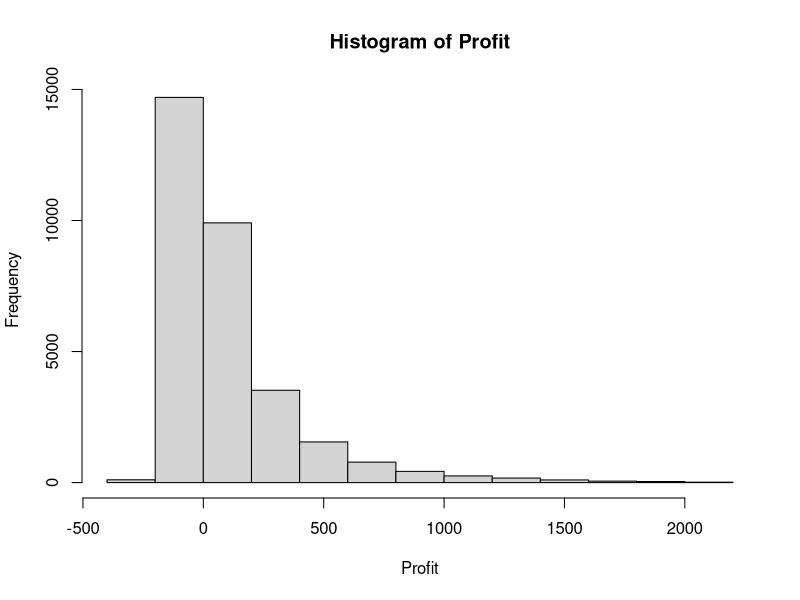
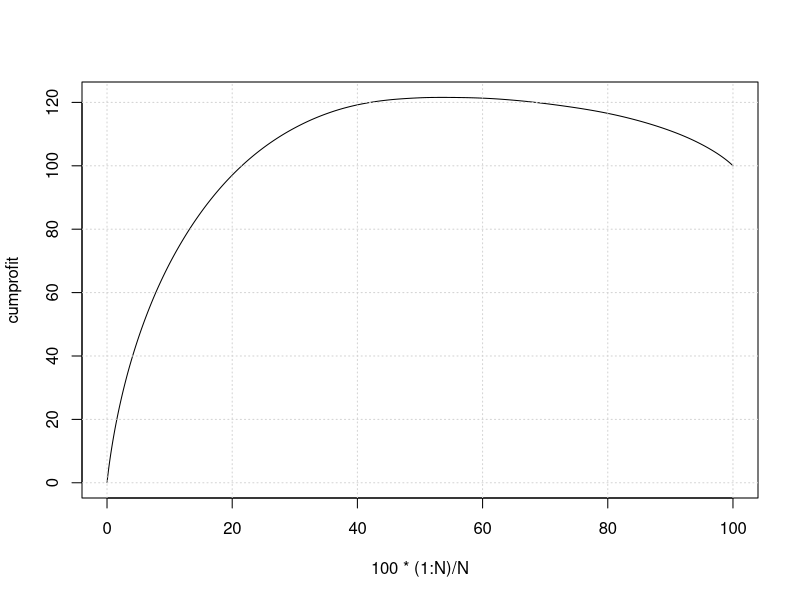

The R source for these figures, in order:
## ---- chunk 1
knitr::opts_chunk$set(echo = TRUE)
## ---- chunk 2
rm(list =ls())
Pilgrim = read.csv(file = "PilgrimABC.csv", header=T)
attach(Pilgrim)
## ---- chunk 3
dim(Pilgrim)
names(Pilgrim[, 1:9])
## ---- chunk 4
Profit=Pilgrim$X9Profit
Online=Pilgrim$X9Online
Age=Pilgrim$X9Age
Income=Pilgrim$X9Inc
Tenure=Pilgrim$X9Tenure
District=Pilgrim$X9District
## ---- chunk 5
head(Pilgrim)
## ---- chunk 6
hist(Profit)
## ---- chunk 7
N=length(Profit)
Nprofitable = sum(Profit>0)
cat('profitable = ', Nprofitable, ' out of ', N, '\n')
## ---- chunk 8
cumprofit=cumsum(sort(Profit,decreasing=TRUE))*100/sum(Profit)
plot(100*(1:N)/N,cumprofit,type='l')
grid()
## ---- chunk 9
cat('average profit ', mean(Profit), '\n')
ProfitOnline = Profit[Online==1]
cat('average profit ON', mean(ProfitOnline), '\n')
ProfitOffline = Profit[Online==0]
cat('average profit OFF', mean(ProfitOffline), '\n')
## ---- chunk 10
cat('Conf int profit ', t.test(Profit)$conf.int, '\n')
cat('p-value difference ',t.test(ProfitOnline,ProfitOffline)$p.value, '\n')
## ---- chunk 11
mod = lm(Profit ~ Online)
summary(mod)
## ---- chunk 12
Age1 = as.factor(Age)
summary(Age1)
## ---- chunk 13
mod = lm(Profit ~ Online+Age1)
summary(mod)
## ---- chunk 14
lapply(split(Profit,as.factor(Age)),mean) 
## ---- chunk 15
lapply(split(Online,as.factor(Age)),mean)
## ---- chunk 16
AgeGiven = ifelse(is.na(Age),0,1) # 0 dove c'è NA, 1 se c'è l'età
mod = lm(Profit ~ AgeGiven)
summary(mod)
## ---- chunk 17

#Data Imputation = cerco di riempire i missing
#potremmo creare un modello di regressione per trovare i valori mancanti

# Replace missing with Zero
AgeZero = ifelse(is.na(Age),0,Age) 
#dove c'è NA metto 0, ma essendo ordinali non ha senso, sembra che chi non dato l'età è un neonato
table(AgeZero)
mod = lm(Profit ~ Online+AgeZero)
summary(mod)
#ci è venuto questo valore di online perché ho scelto arbitrariamente di mettere 0

# Replace missing with mean
mm = mean(Age, na.rm=TRUE)
#na.rm=TRUE mi fa la media senza considerare i NA, 
# anche se non ha molto senso perché è discretizzato, ma rimane comunque ordinato
AgeAverage = ifelse(is.na(Age),mm,Age)
table(AgeAverage)
mod = lm(Profit ~ Online+AgeAverage)
summary(mod)
#cambia il coefficiente di Online quindi a seconda di come tappo il buco esce un risultato diverso 
# quindi non è così che dobbiamo procedere

# control for AgeGiven
mod = lm(Profit ~ Online+AgeZero+AgeGiven)
summary(mod)
#Online è venuto 19
#questo è un modo per considerare AgeZero come categorico

mod = lm(Profit ~ Online+AgeAverage+AgeGiven)
summary(mod)
#Online viene 19 come prima
#ho tappato il buco in modo arbitrario per poter fare la regressione, 
# ma poi la considero come categorica
#R^2 è miserevole quindi il modello spiega il 2.5% della variabilità

# Deal with missing income
#faccio lo stesso ragionamento di prima
IncomeZero = ifelse(is.na(Income),0,Income)
IncomeGiven = ifelse(is.na(Income),0,1)
mod = lm(Profit ~ Online+AgeAverage+AgeGiven+IncomeZero+IncomeGiven)
summary(mod)
#Online scende un po', R^2 è cresciuto, è raddoppiato ma rimane sempre piccolo

# Control for Tenure and district
any(is.na(District))
table(District) #ha tre valori e nessun NA, ma sono considerati numerici
# quindi devo creare varibili categoriche
any(is.na(Tenure))
District1100 = ifelse(District==1100,1,0)
District1200 = ifelse(District==1200,1,0)
mod = lm(Profit ~ Online+AgeAverage+AgeGiven+IncomeZero+IncomeGiven+Tenure+District1100+District1200)
summary(mod)

#qualcosa di R^2 lo grattiamo ma poco
#Online è circa 13

#potremmo considerare Age come categorico
#potremmo considerare il rapporto tra Online e Age

#un valore di soglia dell'R^2 non c'è, dipende se migliora la mia prestazione economica
## ---- chunk 18

## ---- chunk 19

## ---- chunk 20

## ---- chunk 21

## ---- chunk 22

## ---- chunk 23
sum(is.na(Pilgrim$X0Profit))
## ---- chunk 24
detach(Pilgrim)
